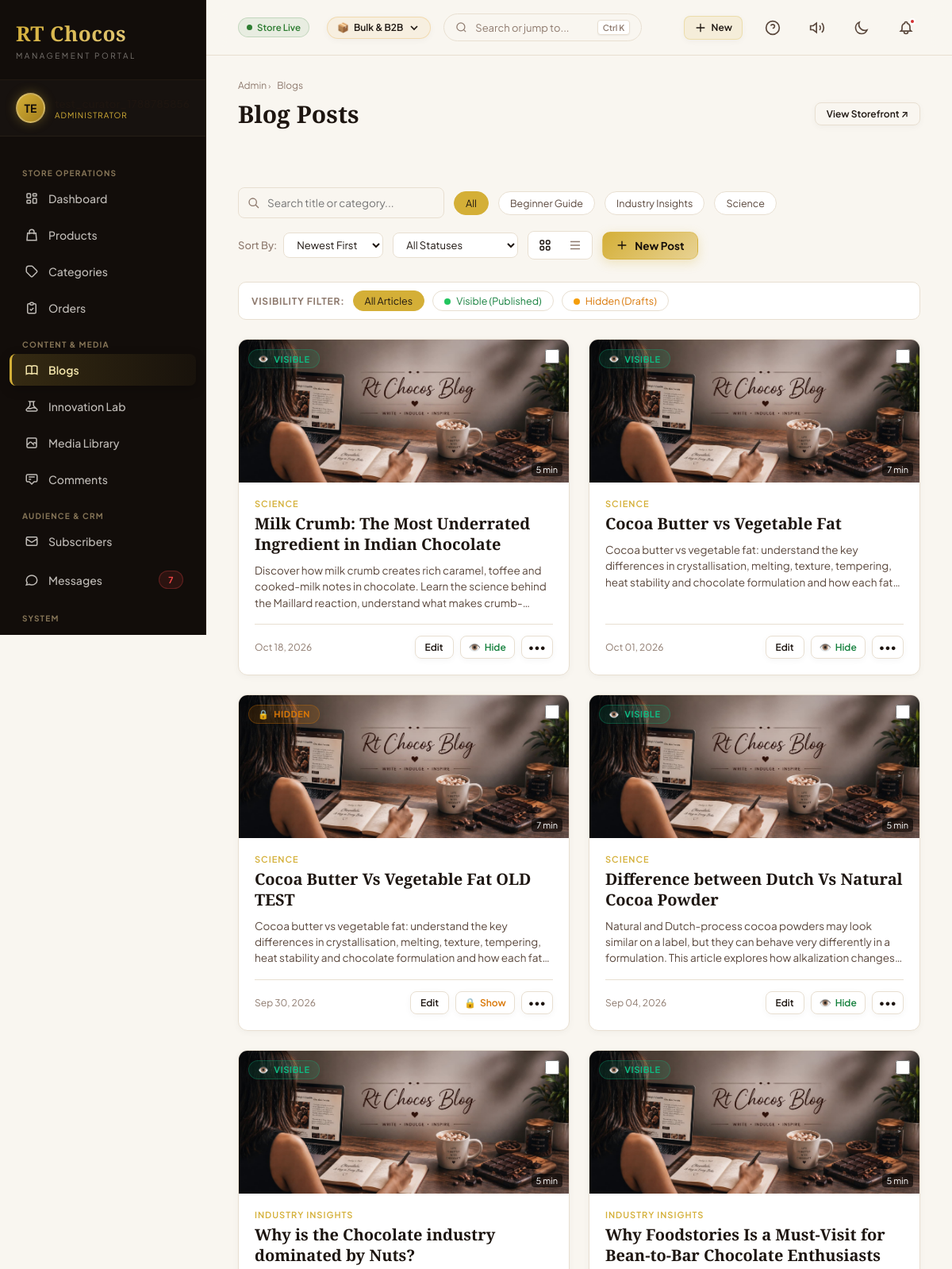
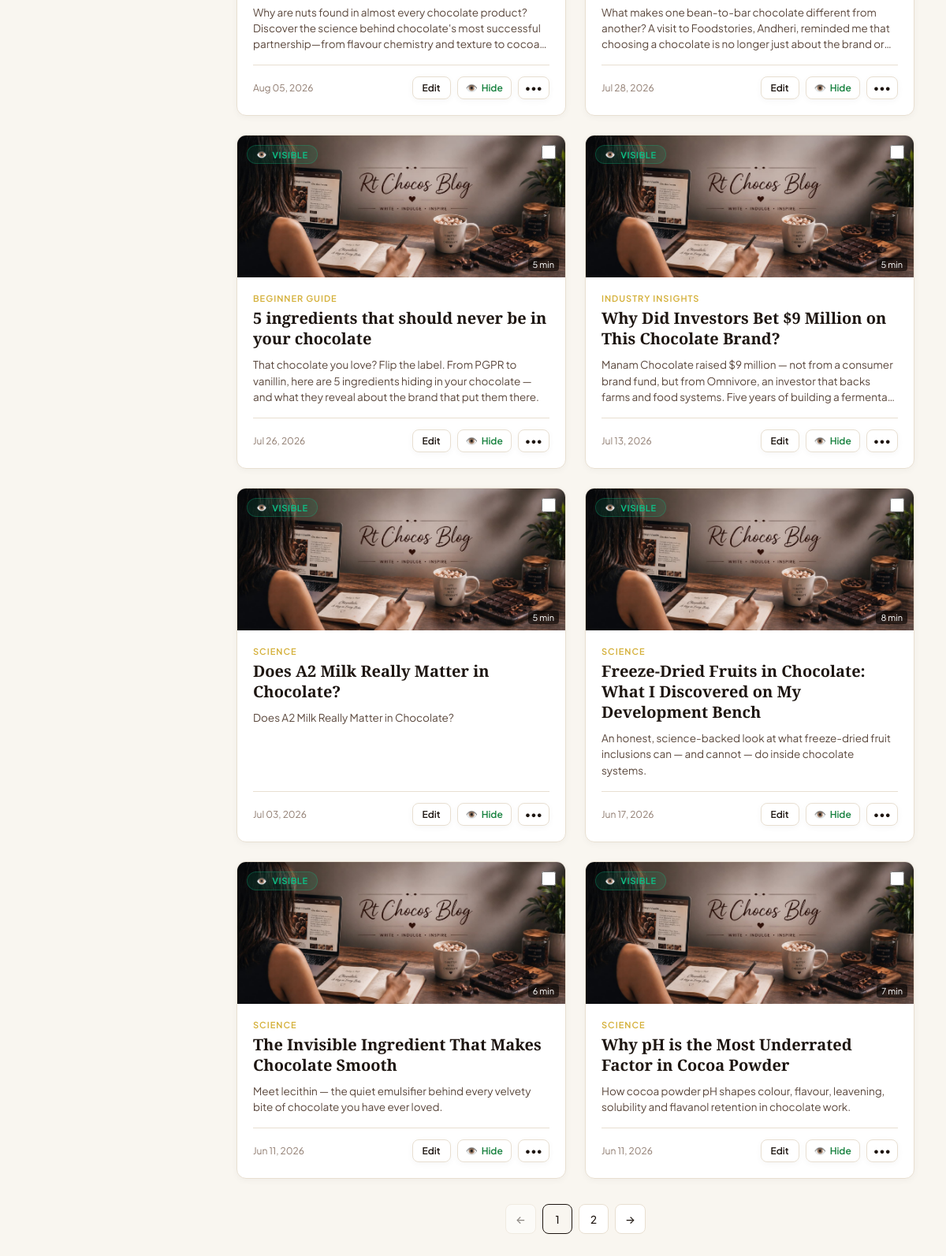
The page /admin/blogs.php (signed in) on the database its author committed (2 pictures, top to bottom).
### tables this page shows
CREATE TABLE `blogs` (
  `id` int(11) NOT NULL AUTO_INCREMENT,
  `slug` varchar(100) NOT NULL,
  `title` varchar(255) NOT NULL,
  `category` varchar(50) NOT NULL DEFAULT 'Science',
  `excerpt` text DEFAULT NULL,
  `content` longtext DEFAULT NULL,
  `image_path` varchar(255) DEFAULT NULL,
  `thumbnail_path` varchar(255) DEFAULT NULL,
  `body_class` varchar(100) DEFAULT NULL,
  `youtube_url` varchar(255) DEFAULT NULL,
  `read_time` varchar(50) DEFAULT NULL,
  `is_published` tinyint(1) NOT NULL DEFAULT 1,
  `created_at` timestamp NULL DEFAULT current_timestamp(),
  `updated_at` timestamp NULL DEFAULT current_timestamp() ON UPDATE current_timestamp(),
  `scheduled_at` timestamp NULL DEFAULT NULL,
  `views` int(11) NOT NULL DEFAULT 0,
  PRIMARY KEY (`id`),
  UNIQUE KEY `slug` (`slug`),
  KEY `idx_blogs_pub_date` (`is_published`,`created_at`),
  KEY `idx_blogs_cat` (`category`)
);

### admin/blogs.php (the view, shortened to what this page needs)
<?php
require_once __DIR__ . '/layout.php';
$pdo = get_db();
$search = trim($_GET['search'] ?? '');
$categoryFilter = trim($_GET['category'] ?? '');
$statusFilter = trim($_GET['status'] ?? '');
$sortBy = trim($_GET['sort'] ?? 'created_at');
$sortOrder = trim($_GET['order'] ?? 'desc');
$page = (int)($_GET['page'] ?? 1);
$limit = 12;
$offset = ($page - 1) * $limit;
$params = [];
$orderSql = ($sortOrder === 'asc') ? 'ASC' : 'DESC';
$whereSql = '';
try {
    $countSql = "SELECT COUNT(*) FROM blogs $whereSql";
    if (empty($params)) {
        $totalResults = (int)$pdo->query($countSql)->fetchColumn();
    } else {
        $stmt = $pdo->prepare($countSql);
        $stmt->execute($params);
        $totalResults = (int)$stmt->fetchColumn();
    }
    $totalPages = ceil($totalResults / $limit);
    $selectSql = "SELECT id, slug, title, category, is_published, created_at, image_path, thumbnail_path, read_time, views, excerpt FROM blogs $whereSql ORDER BY $sortBy $orderSql LIMIT $limit OFFSET $offset";
    if (empty($params)) {
        $blogs = $pdo->query($selectSql)->fetchAll(PDO::FETCH_ASSOC);
    } else {
        $stmt = $pdo->prepare($selectSql);
        $stmt->execute($params);
        $blogs = $stmt->fetchAll(PDO::FETCH_ASSOC);
    }
    $categories = $pdo->query("SELECT DISTINCT category FROM blogs WHERE category IS NOT NULL AND category != ''")->fetchAll(PDO::FETCH_COLUMN);
} catch (Exception $e) {
    die("Error fetching blogs: " . $e->getMessage());
}
$viewMode = $_COOKIE['blogs_view_pref'] ?? 'grid';
?>
<div class="action-bar" style="margin-bottom: 28px;">
    <div class="action-bar-left">
        <form action="blogs.php" method="GET" class="topbar-search" style="display:block; width: 260px;">
            <input type="text" name="search" placeholder="Search title or category..." value="<?php echo htmlspecialchars($search); ?>" style="width:100%; border-radius:8px; padding-left:36px; padding-top:10px; padding-bottom:10px;">
        </form>
        <a href="blogs.php?status=<?php echo urlencode($statusFilter); ?>&search=<?php echo urlencode($search); ?>&sort=<?php echo urlencode($sortBy); ?>&order=<?php echo urlencode($sortOrder); ?>" class="filter-chip <?php echo $categoryFilter === '' ? 'active' : ''; ?>">All</a>
        <?php foreach ($categories as $cat): ?>
            <a href="blogs.php?category=<?php echo urlencode($cat); ?>&status=<?php echo urlencode($statusFilter); ?>&search=<?php echo urlencode($search); ?>&sort=<?php echo urlencode($sortBy); ?>&order=<?php echo urlencode($sortOrder); ?>" class="filter-chip <?php echo $categoryFilter === $cat ? 'active' : ''; ?>">
                <?php echo htmlspecialchars($cat); ?>
            </a>
        <?php endforeach; ?>
    </div>
    <div class="action-bar-right">
        <div style="display: flex; align-items: center; gap: 8px;">
            <span style="font-size: 13px; color: var(--text-light); font-weight: 500;">Sort By:</span>
            <select id="sortSelect" onchange="applySort(this.value)" style="padding: 6px 12px; border-radius: 8px; border: 1px solid var(--border-color); background: var(--bg-card); color: var(--text-main); font-size:13px; font-family: var(--font-sans); outline: none;">
                <option value="created_at-desc" <?php echo ($sortBy === 'created_at' && $sortOrder === 'desc') ? 'selected' : ''; ?>>Newest First</option>
            </select>
        </div>
        <select id="statusSelect" onchange="applyStatus(this.value)" style="padding: 6px 12px; border-radius: 8px; border: 1px solid var(--border-color); background: var(--bg-card); color: var(--text-main); font-size:13px; font-family: var(--font-sans); outline: none;">
            <option value="" <?php echo $statusFilter === '' ? 'selected' : ''; ?>>All Statuses</option>
        </select>
        <div class="view-toggle">
            <button type="button" class="view-toggle-btn <?php echo $viewMode === 'grid' ? 'active' : ''; ?>" onclick="setViewMode('grid')" title="Grid View">
            </button>
            <button type="button" class="view-toggle-btn <?php echo $viewMode === 'list' ? 'active' : ''; ?>" onclick="setViewMode('list')" title="List View">
                <svg fill="none" stroke="currentColor" stroke-width="2" viewBox="0 0 24 24"><path d="M4 6h16M4 12h16M4 18h16"></path></svg>
            </button>
        </div>
        <a href="blog-editor.php" class="btn btn-primary" style="padding: 8px 16px;">
            <svg fill="none" stroke="currentColor" stroke-width="2" viewBox="0 0 24 24"><path d="M12 4v16m8-8H4"></path></svg>
            New Post
        </a>
    </div>
</div>
<div style="display:flex; gap:10px; align-items:center; margin-bottom:24px; flex-wrap:wrap; background:var(--bg-card); padding:10px 16px; border-radius:10px; border:1px solid var(--border-color);">
    <span style="font-size:12px; font-weight:700; color:var(--text-light); text-transform:uppercase; letter-spacing:0.8px;">Visibility Filter:</span>
    <a href="blogs.php?<?php echo http_build_query(array_merge($_GET, ['status' => ''])); ?>"
       class="filter-chip <?php echo $statusFilter === '' ? 'active' : ''; ?>" style="font-size:12.5px; padding:4px 14px;">
       All Articles
    </a>
    <a href="blogs.php?<?php echo http_build_query(array_merge($_GET, ['status' => 'published'])); ?>"
       class="filter-chip <?php echo $statusFilter === 'published' ? 'active' : ''; ?>"
       style="font-size:12.5px; padding:4px 14px; <?php echo $statusFilter === 'published' ? 'background:#15803d; border-color:#15803d; color:#fff;' : 'color:#15803d;'; ?>">
       <span style="display:inline-block; width:8px; height:8px; border-radius:50%; background:#22c55e; margin-right:5px;"></span>
       Visible (Published)
    </a>
    <a href="blogs.php?<?php echo http_build_query(array_merge($_GET, ['status' => 'draft'])); ?>"
       class="filter-chip <?php echo $statusFilter === 'draft' ? 'active' : ''; ?>"
       style="font-size:12.5px; padding:4px 14px; <?php echo $statusFilter === 'draft' ? 'background:#d97706; border-color:#d97706; color:#fff;' : 'color:#d97706;'; ?>">
       <span style="display:inline-block; width:8px; height:8px; border-radius:50%; background:#f59e0b; margin-right:5px;"></span>
       Hidden (Drafts)
    </a>
</div>
<?php if (empty($blogs)): ?>
    <div class="form-card" style="padding: 60px; text-align: center; color: var(--text-light);">
        <svg fill="none" stroke="currentColor" stroke-width="1.5" viewBox="0 0 24 24" style="width: 48px; height: 48px; opacity: 0.5; margin-bottom: 16px;"><path d="M12 6.253v13m0-13C10.832 5.477 9.246 5 7.5 5S4.168 5.477 3 6.253v13C4.168 18.477 5.754 18 7.5 18s3.332.477 4.5 1.253m0-13C13.168 5.477 14.754 5 16.5 5c1.747 0 3.332.477 4.5 1.253v13C19.832 18.477 18.247 18 16.5 18c-1.746 0-3.332.477-4.5 1.253"></path></svg>
        <p style="font-size: 16px; font-weight: 500;">No articles found matching your query.</p>
        <a href="blogs.php" class="btn btn-outline btn-sm" style="margin-top: 12px;">Reset Filters</a>
    </div>
<?php else: ?>
    <div class="blogs-grid-view" id="gridContainer" style="<?php echo $viewMode === 'grid' ? '' : 'display:none;'; ?>">
        <?php foreach ($blogs as $blog): ?>
            <?php
                $thumb = $blog['thumbnail_path'] ?: $blog['image_path'];
                $thumbUrl = !empty($thumb) ? '../' . $thumb : '../assets/images/placeholder.jpg';
                $isPub = (int)$blog['is_published'];
            ?>
            <div class="blog-card" id="blog-card-<?php echo $blog['id']; ?>">
                <div class="blog-card-image">
                    <div class="blog-card-badges">
                        <span class="status-badge <?php echo $isPub ? 'published' : 'draft'; ?>"
                              id="badge-blog-grid-<?php echo $blog['id']; ?>"
                              style="<?php echo $isPub ? '' : 'background:rgba(217, 119, 6, 0.15); color:#d97706; border-color:rgba(217, 119, 6, 0.3);'; ?>">
                            <span class="badge-icon"><?php echo $isPub ? '👁️' : '🔒'; ?></span>
                            <span class="badge-label"><?php echo $isPub ? 'Visible' : 'Hidden'; ?></span>
                        </span>
                    </div>
                    <img src="<?php echo htmlspecialchars($thumbUrl); ?>" alt="<?php echo htmlspecialchars($blog['title']); ?>" onerror="this.onerror=null; this.src='../assets/images/placeholder.jpg';" loading="lazy">
                    <div style="position: absolute; bottom: 8px; right: 8px; background: rgba(0,0,0,0.6); color: white; padding: 2px 6px; border-radius: 4px; font-size: 11px;">
                        <?php echo htmlspecialchars($blog['read_time'] ?: '5 min'); ?>
                    </div>
                    <input type="checkbox" class="blog-select-checkbox" value="<?php echo $blog['id']; ?>" onchange="updateBulkSelection()" style="position: absolute; top: 12px; right: 12px; width: 18px; height: 18px; z-index: 20; cursor: pointer; accent-color: var(--green-900);">
                </div>
                <div class="blog-card-body">
                    <span class="blog-card-category"><?php echo htmlspecialchars($blog['category']); ?></span>
                    <h3 class="blog-card-title"><?php echo htmlspecialchars($blog['title']); ?></h3>
                    <p class="blog-card-excerpt"><?php echo htmlspecialchars($blog['excerpt'] ?: 'No summary text entered.'); ?></p>
                    <div class="blog-card-footer">
                        <span class="blog-card-date"><?php echo date('M d, Y', strtotime($blog['created_at'])); ?></span>
                        <div class="blog-card-actions">
                            <a href="blog-editor.php?id=<?php echo $blog['id']; ?>" class="btn btn-outline btn-sm" style="padding:6px 12px;">Edit</a>
                            <button type="button"
                                    class="btn btn-outline btn-sm btn-visibility-toggle <?php echo $isPub ? 'btn-status-visible' : 'btn-status-hidden'; ?>"
                                    data-blog-id="<?php echo $blog['id']; ?>"
                                    onclick="toggleBlogVisibility(<?php echo $blog['id']; ?>, this)"
                                    title="<?php echo $isPub ? 'Click to Hide from website (Draft)' : 'Click to Make Visible on website (Publish)'; ?>"
                                    style="padding:6px 10px; display:inline-flex; align-items:center; gap:5px; font-weight:600; <?php echo $isPub ? 'color:#15803d;' : 'color:#d97706;'; ?>">
                                <span class="toggle-icon"><?php echo $isPub ? '👁️' : '🔒'; ?></span>
                                <span class="toggle-text"><?php echo $isPub ? 'Hide' : 'Show'; ?></span>
                            </button>
                            <div style="position: relative; display: inline-block;">
                                <button type="button" class="btn btn-outline btn-sm" onclick="toggleMoreMenu(event, this)" style="padding: 6px 8px; min-width: 0;">&bull;&bull;&bull;</button>
                            </div>
                        </div>
                    </div>
                </div>
            </div>
        <?php endforeach; ?>
    </div>
<?php endif; ?>
<?php if ($totalPages > 1): ?>
    <div class="pagination">
        <?php
            $queryString = '';
            if ($sortBy !== '') $queryString .= '&sort=' . urlencode($sortBy);
            if ($sortOrder !== '') $queryString .= '&order=' . urlencode($sortOrder);
        ?>
        <a href="blogs.php?page=<?php echo $page - 1; ?><?php echo $queryString; ?>" class="page-item <?php echo $page <= 1 ? 'disabled' : ''; ?>">&larr;</a>
        <?php for ($i = 1; $i <= $totalPages; $i++): ?>
            <a href="blogs.php?page=<?php echo $i; ?><?php echo $queryString; ?>" class="page-item <?php echo $i === $page ? 'active' : ''; ?>"><?php echo $i; ?></a>
        <?php endfor; ?>
        <a href="blogs.php?page=<?php echo $page + 1; ?><?php echo $queryString; ?>" class="page-item <?php echo $page >= $totalPages ? 'disabled' : ''; ?>">&rarr;</a>
    </div>
<?php endif; ?>

### admin/blogs.php (style rules this page uses)
.blog-card { overflow: visible !important; }

### rows shown on the page
blogs: is_published "VISIBLE", read_time "5 min", category "SCIENCE", title "Milk Crumb: The Most Underrated Ingredient in Indian Chocolate", excerpt "Discover how milk crumb creates rich caramel, toffee and cooked-milk notes in chocolate. Learn the science behind the Maillard reaction, understand what…", created_at "Oct 18, 2026"
blogs: is_published "VISIBLE", read_time "7 min", category "SCIENCE", title "Cocoa Butter vs Vegetable Fat", excerpt "Cocoa butter vs vegetable fat: understand the key differences in crystallisation, melting, texture, tempering, heat stability and chocolate formulation and how each…", created_at "Oct 01, 2026"
blogs: is_published "HIDDEN", read_time "7 min", category "SCIENCE", title "Cocoa Butter Vs Vegetable Fat OLD TEST", excerpt "Cocoa butter vs vegetable fat: understand the key differences in crystallisation, melting, texture, tempering, heat stability and chocolate formulation and how each…", created_at "Sep 30, 2026"
blogs: is_published "VISIBLE", read_time "5 min", category "SCIENCE", title "Difference between Dutch Vs Natural Cocoa Powder", excerpt "Natural and Dutch-process cocoa powders may look similar on a label, but they can behave very differently in a formulation. This article explores how alkalization…", created_at "Sep 04, 2026"
blogs: is_published "VISIBLE", read_time "5 min", category "INDUSTRY INSIGHTS", title "Why is the Chocolate industry dominated by Nuts?", excerpt "Why are nuts found in almost every chocolate product? Discover the science behind chocolate's most successful partnership—from flavour chemistry and texture to…", created_at "Aug 05, 2026"
blogs: is_published "VISIBLE", read_time "5 min", category "INDUSTRY INSIGHTS", title "Why Foodstories Is a Must-Visit for Bean-to-Bar Chocolate Enthusiasts", excerpt "What makes one bean-to-bar chocolate different from another? A visit to Foodstories, Andheri, reminded me that choosing a chocolate is no longer just about the brand…", created_at "Jul 28, 2026"
blogs: is_published "VISIBLE", read_time "5 min", category "BEGINNER GUIDE", title "5 ingredients that should never be in your chocolate", excerpt "That chocolate you love? Flip the label. From PGPR to vanillin, here are 5 ingredients hiding in your chocolate — and what they reveal about the brand that put them there.", created_at "Jul 26, 2026"
blogs: is_published "VISIBLE", read_time "5 min", category "INDUSTRY INSIGHTS", title "Why Did Investors Bet $9 Million on This Chocolate Brand?", excerpt "Manam Chocolate raised $9 million — not from a consumer brand fund, but from Omnivore, an investor that backs farms and food systems. Five years of building a…", created_at "Jul 13, 2026"
blogs: is_published "VISIBLE", read_time "5 min", category "SCIENCE", title "Does A2 Milk Really Matter in Chocolate?", excerpt "Does A2 Milk Really Matter in Chocolate?", created_at "Jul 03, 2026"
blogs: is_published "VISIBLE", read_time "8 min", category "SCIENCE", title "Freeze-Dried Fruits in Chocolate: What I Discovered on My Development Bench", excerpt "An honest, science-backed look at what freeze-dried fruit inclusions can — and cannot — do inside chocolate systems.", created_at "Jun 17, 2026"
blogs: is_published "VISIBLE", read_time "6 min", category "SCIENCE", title "The Invisible Ingredient That Makes Chocolate Smooth", excerpt "Meet lecithin — the quiet emulsifier behind every velvety bite of chocolate you have ever loved.", created_at "Jun 11, 2026"
blogs: is_published "VISIBLE", read_time "7 min", category "SCIENCE", title "Why pH is the Most Underrated Factor in Cocoa Powder", excerpt "How cocoa powder pH shapes colour, flavour, leavening, solubility and flavanol retention in chocolate work.", created_at "Jun 11, 2026"

### other values the page prints
$initials "TE"
$unreadCount "7"
$modeIcons[$activeStoreMode] "📦"
$modeLabels[$activeStoreMode] "Bulk & B2B"
$crumb['label'] "Admin"
$crumb['label'] "Blogs"
$title "Blog Posts"
$cat "Beginner Guide"
$cat "Industry Insights"
$cat "Science"
